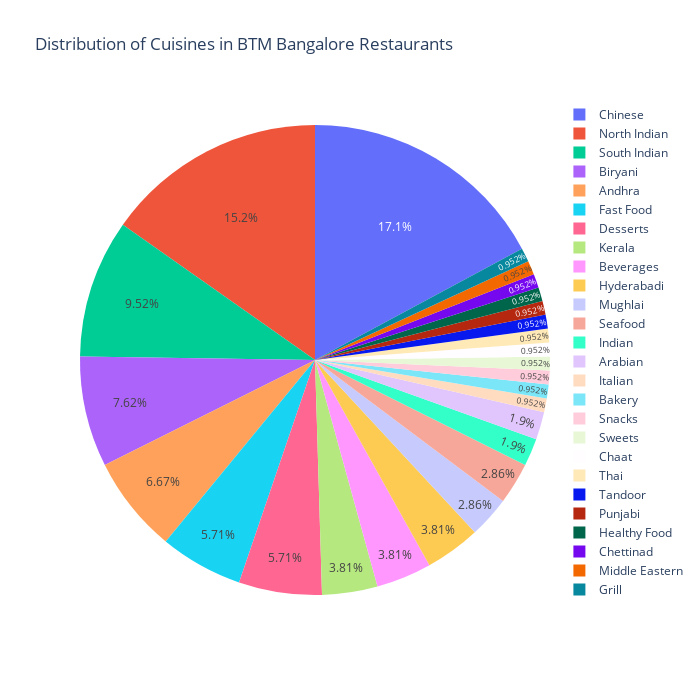

The code cell stored with this chart in its notebook:
### Code cell
# Pie Chart
fig = px.pie(
    data_frame = df_Cuisine_BTM,
    names= df_Cuisine_BTM["Cuisine"],
    values = df_Cuisine_BTM["Count"],
    title = "Distribution of Cuisines in BTM Bangalore Restaurants", width = 700, height = 700
)
fig.update_traces(textposition = "inside")
fig.show()

### Figure 1 — Plotly figure (JSON) as saved in the notebook; plotly's stock layout.template omitted (floating-point values rounded to 4 significant figures)
{"data": [{"domain": {"x": [0, 1], "y": [0, 1]}, "hovertemplate": "Cuisine=%{label}<br>Count=%{value}<extra></extra>", "labels": ["Fast Food", "North Indian", "Chinese", "Italian", "South Indian", "Desserts", "Kerala", "Andhra", "Beverages", "Mughlai", "Seafood", "Bakery", "Hyderabadi", "Indian", "Biryani", "Snacks", "Sweets", "Chaat", "Arabian", "Thai", "Tandoor", "Punjabi", "Healthy Food", "Chettinad", "Middle Eastern", "Grill"], "legendgroup": "", "name": "", "showlegend": true, "textposition": "inside", "type": "pie", "values": [6, 16, 18, 1, 10, 6, 4, 7, 4, 3, 3, 1, 4, 2, 8, 1, 1, 1, 2, 1, 1, 1, 1, 1, 1, 1]}], "layout": {"height": 700, "legend": {"tracegroupgap": 0}, "title": {"text": "Distribution of Cuisines in BTM Bangalore Restaurants"}, "width": 700}}
